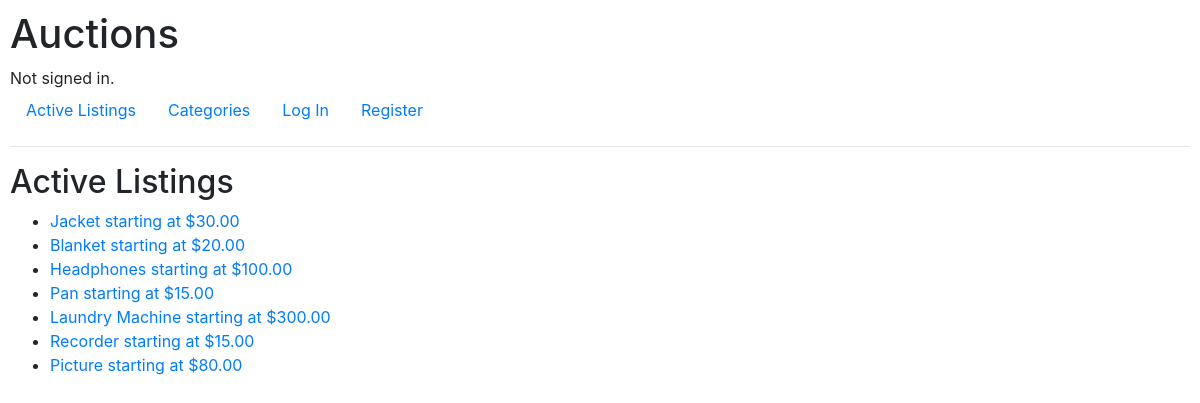
The page / on the database its author committed.
### auctions/models.py (models this page shows)
class Listing(models.Model):
    listing_user = models.ForeignKey(User, on_delete=models.PROTECT, related_name="user_listings")
    name = models.CharField(max_length=64)
    description = models.CharField(max_length=1000)
    starting_bid = models.DecimalField(max_digits=20, decimal_places=2)
    image = models.URLField(default=None)
    category = models.CharField(max_length=64, default=None)
    listing_watchlist = models.ManyToManyField(User, blank=True, related_name="user_watchlist")
    is_closed = models.BooleanField(default=False)

### auctions/views.py (the view)
# urls.py: path("", views.index, name="index"),
def index(request):
    return render(request, "auctions/index.html", {
       "listings": Listing.objects.all()
       })

### auctions/templates/auctions/index.html
{% extends "auctions/layout.html" %}
{% block body %}
    <h2>Active Listings</h2>
    <ul>
        {% for listing in listings %}
            <li>
                <a href="{% url 'view_listing' listing.id %}">{{ listing.name }} starting at ${{ listing.starting_bid}}</a>
            </li>
        {% empty %}
            <li>No current listings.</li>
        {% endfor %}
    </ul>
{% endblock %}

### auctions/templates/auctions/layout.html (shortened to what this page needs)
{% load static %}
<!DOCTYPE html>
<html lang="en">
    <head>
        <link rel="stylesheet" href="https://stackpath.bootstrapcdn.com/bootstrap/4.4.1/css/bootstrap.min.css">
        <link href="{% static 'auctions/styles.css' %}" rel="stylesheet">
    </head>
    <body>
        <h1>Auctions</h1>
        <div>
            {% if user.is_authenticated %}
                Signed in as <strong>{{ user.username }}</strong>.
            {% else %}
                Not signed in.
            {% endif %}
        </div>
        <ul class="nav">
            <li class="nav-item">
                <a class="nav-link" href="{% url 'index' %}">Active Listings</a>
            </li>
            <li class="nav-item">
                <a class="nav-link" href="{% url 'categories' %}">Categories</a>
            </li>
            {% if user.is_authenticated %}
                <li class="nav-item">
                    <a class="nav-link" href="{% url 'create_listing' %}">Post Listing</a>
                </li>
                <li class="nav-item">
                    <a class="nav-link" href="{% url 'watchlist' %}">Watchlist</a>
                </li>
                <li class="nav-item">
                    <a class="nav-link" href="{% url 'logout' %}">Log Out</a>
                </li>
            {% else %}
                <li class="nav-item">
                    <a class="nav-link" href="{% url 'login' %}">Log In</a>
                </li>
                <li class="nav-item">
                    <a class="nav-link" href="{% url 'register' %}">Register</a>
                </li>
            {% endif %}
        </ul>
        <hr>
        {% block body %}
        {% endblock %}
    </body>
</html>

### auctions/static/auctions/styles.css (style rules this page uses)
body { padding: 10px; }

### rows shown on the page
Listing: name "Jacket", starting_bid "30.00"
Listing: name "Blanket", starting_bid "20.00"
Listing: name "Headphones", starting_bid "100.00"
Listing: name "Pan", starting_bid "15.00"
Listing: name "Laundry Machine", starting_bid "300.00"
Listing: name "Recorder", starting_bid "15.00"
Listing: name "Picture", starting_bid "80.00"
